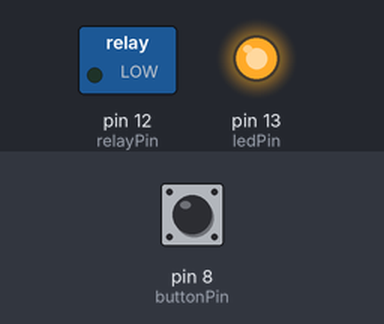
A sketch run on a simulated Arduino Nano, built with avr-gcc and run on an emulated ATmega328P. On the bench: switched loads named in the sketch (green lamp = pin HIGH), output pins drawn as LEDs (lit = HIGH). The test bench sets the inputs (shaded band); at power-on: pin 8 (buttonPin) HIGH.

Above: at 1.2 s.
1.3 s: pin 8 (buttonPin) pulled LOW for 0.15 s
At 1.37 s:
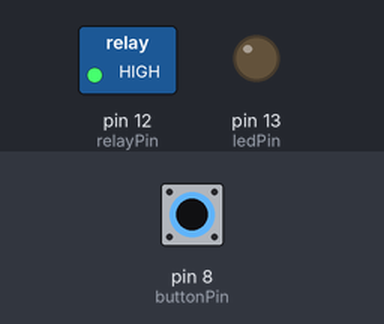
2.9 s: pin 8 (buttonPin) pulled LOW for 3.2 s
At 6.4 s:
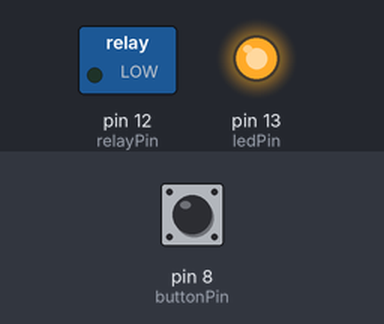
Timing chart, 0 to 7.9 s (numbered marks = the images above; inputs shaded):
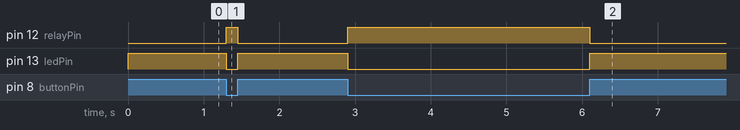

The sketch:

Relay.ino
```cpp
int ledPin = 13;
int relayPin = 12;
int buttonPin = 8;


void setup()
{
	pinMode(ledPin, OUTPUT);
	pinMode(relayPin, OUTPUT);
	pinMode(buttonPin, INPUT);
}
void loop()
{
	digitalWrite(ledPin, digitalRead(buttonPin));
	digitalWrite(relayPin, !digitalRead(buttonPin));
}
```

Measured:
- after the input at 1.3 s, pin 12 (relayPin): LOW → HIGH at once, → LOW 0.15 s later; pin 13 (ledPin): HIGH → LOW at once, → HIGH 0.15 s later
- after the input at 2.9 s, pin 12 (relayPin): LOW → HIGH at once, → LOW 3.2 s later; pin 13 (ledPin): HIGH → LOW at once, → HIGH 3.2 s later
